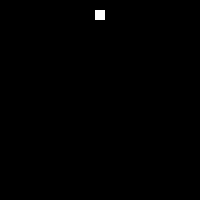
Frame 1 (no input)
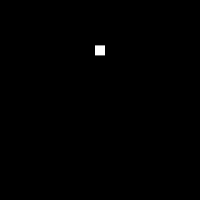
Frame 60 (the mouse pressed at the canvas centre just before this capture)
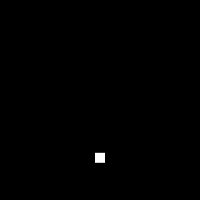
Frame 120 (the mouse held since frame 60 and released just before this capture)

The Processing sketch that drew these frames (run headless with seeded random() and noise(); from frame 60 on, the mouse is pressed at the canvas centre):

// Processing sketch: John_Finley_Bounce_3
// ── John_Finley_Bounce_3.pde
int boxSize = 10;

float boxPos = 10;
float velo = 0;
float acc = 0.02;
float dec = 0.1;

boolean descending = true;

void setup() {  
  size(200, 200);
  background(0);
  noStroke();
  smooth();
}

void draw() {
  println(descending); // for debugging
  bounce();
  boxDraw();
}

void bounce(){
  if(descending){ //going down
    if(boxPos > (height - boxSize)){ //we have reached the bottom
      descending = false;
      velo = velo - dec;
    }
    else{ //not yet at bottom
      boxPos = boxPos + velo;
      velo = velo + acc;
    }
  } //descending
  else{ //ascending now
    if(velo <= 0){ //we have reached the top
      descending = true;
    }
    else{
      boxPos = boxPos - velo;
      velo = velo - acc;
    }
  }
} //end bounce

void boxDraw(){
  background(0);
  rect((width/2)-(boxSize/2), boxPos, boxSize, boxSize);
}
